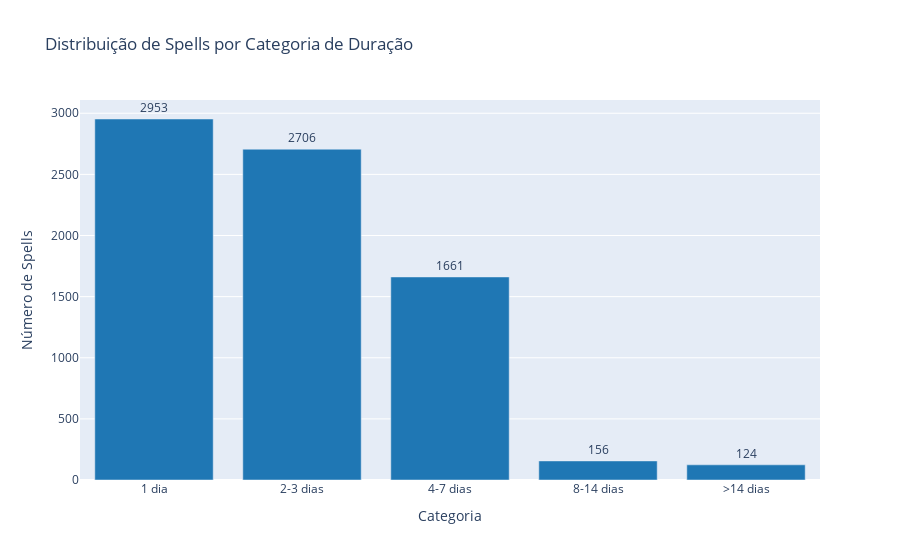
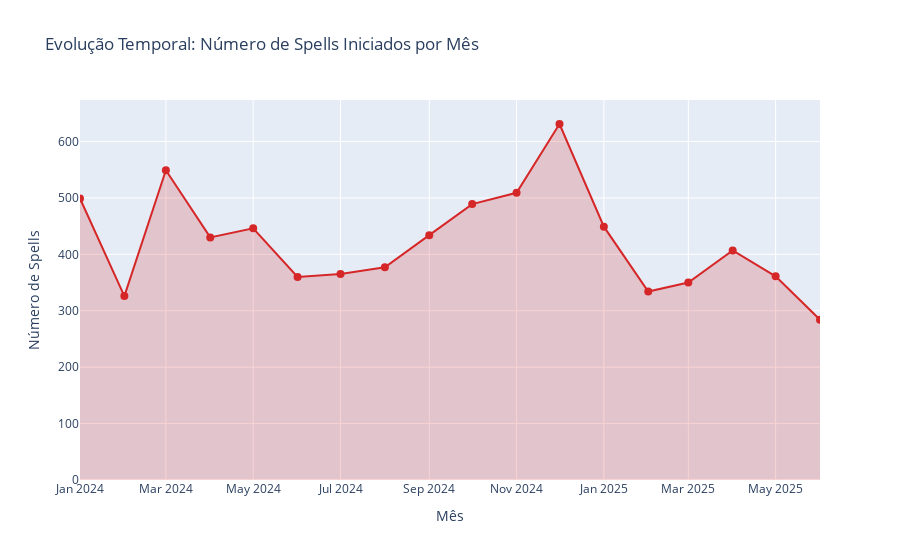
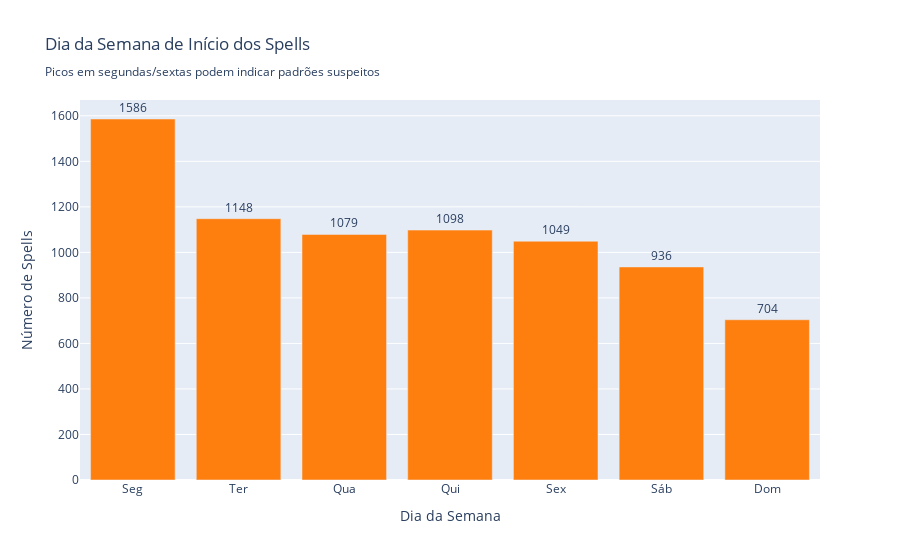
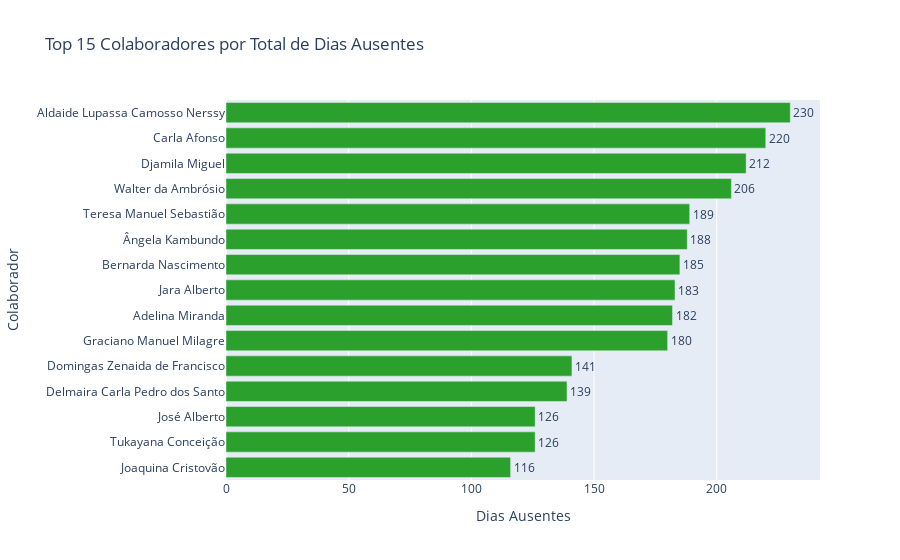

Notebook code cell kept with these figures, in order:
### Markdown cell above
### 3.4: Visualizações de Spells

### Code cell
# VIZ 1: Distribuição de duração de spells
cat_counts = df_spells['categoria_spell'].value_counts().sort_index()

fig1_alt = go.Figure()
fig1_alt.add_trace(go.Bar(
    x=cat_counts.index,
    y=cat_counts.values,
    marker_color='#1f77b4',
    text=cat_counts.values,
    textposition='outside'
))
fig1_alt.update_layout(
    title='Distribuição de Spells por Categoria de Duração',
    xaxis_title='Categoria',
    yaxis_title='Número de Spells',
    height=450
)
fig1_alt.show()

# VIZ 2: Evolução temporal de spells (número de spells iniciados por mês)
df_spells_temp = df_spells.copy()
df_spells_temp['ano_mes'] = df_spells_temp['data_inicio'].dt.to_period('M').astype(str)
spells_por_mes = df_spells_temp.groupby('ano_mes').size().reset_index(name='num_spells')

fig2 = go.Figure()
fig2.add_trace(go.Scatter(
    x=spells_por_mes['ano_mes'],
    y=spells_por_mes['num_spells'],
    mode='lines+markers',
    line=dict(color='#d62728', width=2),
    marker=dict(size=8),
    fill='tozeroy',
    fillcolor='rgba(214,39,40,0.2)'
))
fig2.update_layout(
    title='Evolução Temporal: Número de Spells Iniciados por Mês',
    xaxis_title='Mês',
    yaxis_title='Número de Spells',
    height=450,
    hovermode='x unified'
)
fig2.show()

# VIZ 3: Spells por dia da semana de início
ordem_dias = ['Monday', 'Tuesday', 'Wednesday', 'Thursday', 'Friday', 'Saturday', 'Sunday']
spells_por_dia = df_spells['dia_semana_inicio'].value_counts().reindex(ordem_dias, fill_value=0)

fig3 = go.Figure()
fig3.add_trace(go.Bar(
    x=['Seg', 'Ter', 'Qua', 'Qui', 'Sex', 'Sáb', 'Dom'],
    y=spells_por_dia.values,
    marker_color='#ff7f0e',
    text=spells_por_dia.values,
    textposition='outside'
))
fig3.update_layout(
    title='Dia da Semana de Início dos Spells<br><sub>Picos em segundas/sextas podem indicar padrões suspeitos</sub>',
    xaxis_title='Dia da Semana',
    yaxis_title='Número de Spells',
    height=450
)
fig3.show()

# VIZ 4: Top 15 colaboradores por dias ausentes (barras horizontais)
top15_colab = df_colab_spells.nlargest(15, 'total_dias_ausentes').sort_values('total_dias_ausentes')

fig4 = go.Figure()
fig4.add_trace(go.Bar(
    y=[nome[:30] for nome in top15_colab['nome_colaborador']],
    x=top15_colab['total_dias_ausentes'],
    orientation='h',
    marker_color='#2ca02c',
    text=top15_colab['total_dias_ausentes'].astype(int),
    textposition='outside'
))
fig4.update_layout(
    title='Top 15 Colaboradores por Total de Dias Ausentes',
    xaxis_title='Dias Ausentes',
    yaxis_title='Colaborador',
    height=600,
    margin=dict(l=200)
)
fig4.show()

# VIZ 5: Comparação Short-term vs Long-term spells
spell_types = pd.DataFrame({
    'Tipo': ['Short-term\n(≤3 dias)', 'Médio\n(4-14 dias)', 'Long-term\n(>14 dias)'],
    'Quantidade': [
        df_spells['short_term'].sum(),
        ((df_spells['duracao_dias'] > 3) & (df_spells['duracao_dias'] <= 14)).sum(),
        df_spells['long_term'].sum()
    ]
})

fig5 = go.Figure()
fig5.add_trace(go.Bar(
    x=spell_types['Tipo'],
    y=spell_types['Quantidade'],
    marker_color=['#ff7f0e', '#1f77b4', '#d62728'],
    text=spell_types['Quantidade'],
    textposition='outside'
))
fig5.update_layout(
    title='Distribuição de Spells por Duração<br><sub>Short-term frequente pode indicar padrões; Long-term indica casos graves</sub>',
    xaxis_title='Tipo de Spell',
    yaxis_title='Quantidade',
    height=450
)
fig5.show()

print('\n✓ Visualizações de spells criadas')
print('='*70)

### Figure 1 — Plotly figure (JSON) as saved in the notebook; plotly's stock layout.template omitted (floating-point values rounded to 4 significant figures)
{"data": [{"marker": {"color": "#1f77b4"}, "text": [2953, 2706, 1661, 156, 124], "textposition": "outside", "type": "bar", "x": ["1 dia", "2-3 dias", "4-7 dias", "8-14 dias", ">14 dias"], "y": [2953, 2706, 1661, 156, 124]}], "layout": {"autosize": true, "title": {"text": "Distribuição de Spells por Categoria de Duração"}, "xaxis": {"autorange": true, "range": [-0.5, 4.5], "title": {"text": "Categoria"}, "type": "category"}, "yaxis": {"autorange": true, "range": [0, 3108.0], "title": {"text": "Número de Spells"}, "type": "linear"}}}

### Figure 2 — Plotly figure (JSON) as saved in the notebook; plotly's stock layout.template omitted (floating-point values rounded to 4 significant figures)
{"data": [{"fill": "tozeroy", "fillcolor": "rgba(214,39,40,0.2)", "line": {"color": "#d62728", "width": 2}, "marker": {"size": 8}, "mode": "lines+markers", "type": "scatter", "x": ["2024-01", "2024-02", "2024-03", "2024-04", "2024-05", "2024-06", "2024-07", "2024-08", "2024-09", "2024-10", "2024-11", "2024-12", "2025-01", "2025-02", "2025-03", "2025-04", "2025-05", "2025-06"], "y": [499, 326, 549, 430, 446, 360, 365, 377, 434, 489, 509, 631, 449, 334, 350, 407, 361, 284]}], "layout": {"autosize": true, "hovermode": "x unified", "title": {"text": "Evolução Temporal: Número de Spells Iniciados por Mês"}, "xaxis": {"autorange": true, "range": ["2024-01-01", "2025-06-01"], "title": {"text": "Mês"}, "type": "date"}, "yaxis": {"autorange": true, "range": [0, 684.2], "title": {"text": "Número de Spells"}, "type": "linear"}}}

### Figure 3 — Plotly figure (JSON) as saved in the notebook; plotly's stock layout.template omitted (floating-point values rounded to 4 significant figures)
{"data": [{"marker": {"color": "#ff7f0e"}, "text": [1586, 1148, 1079, 1098, 1049, 936, 704], "textposition": "outside", "type": "bar", "x": ["Seg", "Ter", "Qua", "Qui", "Sex", "Sáb", "Dom"], "y": [1586, 1148, 1079, 1098, 1049, 936, 704]}], "layout": {"autosize": true, "title": {"text": "Dia da Semana de Início dos Spells<br><sub>Picos em segundas/sextas podem indicar padrões suspeitos</sub>"}, "xaxis": {"autorange": true, "range": [-0.5, 6.5], "title": {"text": "Dia da Semana"}, "type": "category"}, "yaxis": {"autorange": true, "range": [0, 1669.0], "title": {"text": "Número de Spells"}, "type": "linear"}}}

### Figure 4 — Plotly figure (JSON) as saved in the notebook; plotly's stock layout.template omitted (floating-point values rounded to 4 significant figures)
{"data": [{"marker": {"color": "#2ca02c"}, "orientation": "h", "text": [116, 126, 126, 139, 141, 180, 182, 183, 185, 188, 189, 206, 212, 220, 230], "textposition": "outside", "type": "bar", "x": [116, 126, 126, 139, 141, 180, 182, 183, 185, 188, 189, 206, 212, 220, 230], "y": ["Joaquina Cristovão", "Tukayana Conceição", "José Alberto", "Delmaira Carla Pedro dos Santo", "Domingas Zenaida de Francisco", "Graciano Manuel Milagre", "Adelina Miranda", "Jara Alberto", "Bernarda Nascimento", "Ângela Kambundo", "Teresa Manuel Sebastião", "Walter da Ambrósio", "Djamila Miguel", "Carla Afonso", "Aldaide Lupassa Camosso Nerssy"]}], "layout": {"autosize": true, "margin": {"l": 200}, "title": {"text": "Top 15 Colaboradores por Total de Dias Ausentes"}, "xaxis": {"autorange": true, "range": [0, 242.1], "title": {"text": "Dias Ausentes"}, "type": "linear"}, "yaxis": {"autorange": true, "range": [-0.5, 14.5], "title": {"text": "Colaborador"}, "type": "category"}}}
